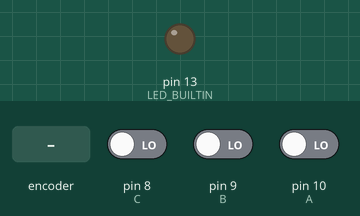
Bench run of a sketch on a simulated Arduino Uno, built with avr-gcc and run on an emulated ATmega328P. Parts: output pins drawn as LEDs (lit = HIGH). Inputs (shaded band) come from the test bench; at power-on: pin 8 (C) LOW, pin 9 (B) LOW, pin 10 (A) LOW.

Above: at 2.8 s.
2.9 s: rotary encoder on pin 10 (A) / pin 9 (B) turned 1 step (first pin leading)
At 4.1 s:
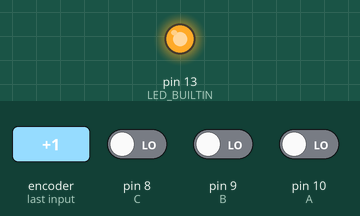
Timing chart, 0 to 5.9 s (numbered marks = the images above; inputs shaded):
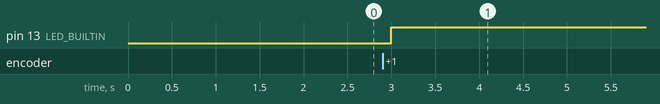

Measured:
- after the input at 2.9 s, pin 13 (LED_BUILTIN): LOW → HIGH after 0.10 s

The sketch:

codigo.ino
```cpp
// Definición de las entradas
#define A 10
#define B 9
#define C 8

// Función de inicio
void setup()
{
  pinMode(A, INPUT);
  pinMode(B, INPUT);
  pinMode(C, INPUT);
  pinMode(LED_BUILTIN, OUTPUT);
}

// Bucle
void loop()
{
  // Condicional que cumple BC' + AB
  if(
 	(digitalRead(B) == HIGH && digitalRead(C) == LOW) |
    (digitalRead(A) == HIGH && digitalRead(B) == HIGH)
  ) {
  	digitalWrite(LED_BUILTIN, HIGH);
  } else { // Bloque si no se cumple la condición
    digitalWrite(LED_BUILTIN, LOW);
  }

  delay(1000); // Un pequeño delay para ahorro de recursos
}
```
